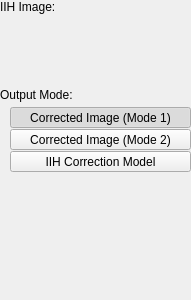
<?xml version="1.0" encoding="UTF-8"?>
<ui version="4.0">
 <class>FilterWidget</class>
 <widget class="QWidget" name="FilterWidget">
  <property name="geometry">
   <rect>
    <x>0</x>
    <y>0</y>
    <width>191</width>
    <height>300</height>
   </rect>
  </property>
  <property name="windowTitle">
   <string>Form</string>
  </property>
  <layout class="QVBoxLayout" name="verticalLayout" stretch="0,1">
   <property name="spacing">
    <number>0</number>
   </property>
   <property name="leftMargin">
    <number>0</number>
   </property>
   <property name="topMargin">
    <number>0</number>
   </property>
   <property name="rightMargin">
    <number>0</number>
   </property>
   <property name="bottomMargin">
    <number>0</number>
   </property>
   <item>
    <layout class="QVBoxLayout" name="verticalLayout_6">
     <property name="spacing">
      <number>5</number>
     </property>
     <item>
      <widget class="QWidget" name="mContainerImage" native="true">
       <layout class="QVBoxLayout" name="verticalLayout_2">
        <property name="spacing">
         <number>5</number>
        </property>
        <property name="leftMargin">
         <number>0</number>
        </property>
        <property name="topMargin">
         <number>0</number>
        </property>
        <property name="rightMargin">
         <number>0</number>
        </property>
        <property name="bottomMargin">
         <number>0</number>
        </property>
        <item>
         <widget class="QLabel" name="label">
          <property name="text">
           <string>IIH Image:</string>
          </property>
         </widget>
        </item>
        <item>
         <layout class="QHBoxLayout" name="horizontalLayout">
          <property name="spacing">
           <number>0</number>
          </property>
          <property name="leftMargin">
           <number>10</number>
          </property>
          <item>
           <widget class="ibp::widgets::ImageButton" name="mButtonImage" native="true">
            <property name="sizePolicy">
             <sizepolicy hsizetype="Expanding" vsizetype="Preferred">
              <horstretch>0</horstretch>
              <verstretch>0</verstretch>
             </sizepolicy>
            </property>
            <property name="minimumSize">
             <size>
              <width>0</width>
              <height>64</height>
             </size>
            </property>
           </widget>
          </item>
         </layout>
        </item>
        <item>
         <widget class="QLabel" name="label_2">
          <property name="text">
           <string>Output Mode:</string>
          </property>
         </widget>
        </item>
        <item>
         <layout class="QVBoxLayout" name="verticalLayout_3">
          <property name="spacing">
           <number>1</number>
          </property>
          <property name="leftMargin">
           <number>10</number>
          </property>
          <item>
           <widget class="QToolButton" name="mButtonOutputModeCorrectedImageMode1">
            <property name="sizePolicy">
             <sizepolicy hsizetype="Preferred" vsizetype="Preferred">
              <horstretch>0</horstretch>
              <verstretch>0</verstretch>
             </sizepolicy>
            </property>
            <property name="text">
             <string>Corrected Image (Mode 1)</string>
            </property>
            <property name="checkable">
             <bool>true</bool>
            </property>
            <property name="checked">
             <bool>true</bool>
            </property>
            <property name="autoExclusive">
             <bool>true</bool>
            </property>
            <property name="class" stdset="0">
             <string>cFlatOptionButton</string>
            </property>
            <attribute name="buttonGroup">
             <string notr="true">buttonGroup</string>
            </attribute>
           </widget>
          </item>
          <item>
           <widget class="QToolButton" name="mButtonOutputModeCorrectedImageMode2">
            <property name="sizePolicy">
             <sizepolicy hsizetype="Preferred" vsizetype="Preferred">
              <horstretch>0</horstretch>
              <verstretch>0</verstretch>
             </sizepolicy>
            </property>
            <property name="text">
             <string>Corrected Image (Mode 2)</string>
            </property>
            <property name="checkable">
             <bool>true</bool>
            </property>
            <property name="checked">
             <bool>false</bool>
            </property>
            <property name="autoExclusive">
             <bool>true</bool>
            </property>
            <property name="class" stdset="0">
             <string>cFlatOptionButton</string>
            </property>
            <attribute name="buttonGroup">
             <string notr="true">buttonGroup</string>
            </attribute>
           </widget>
          </item>
          <item>
           <widget class="QToolButton" name="mButtonOutputModeIIHCorrectionModel">
            <property name="sizePolicy">
             <sizepolicy hsizetype="Preferred" vsizetype="Preferred">
              <horstretch>0</horstretch>
              <verstretch>0</verstretch>
             </sizepolicy>
            </property>
            <property name="text">
             <string>IIH Correction Model</string>
            </property>
            <property name="checkable">
             <bool>true</bool>
            </property>
            <property name="autoExclusive">
             <bool>true</bool>
            </property>
            <property name="class" stdset="0">
             <string>cFlatOptionButton</string>
            </property>
            <attribute name="buttonGroup">
             <string notr="true">buttonGroup</string>
            </attribute>
           </widget>
          </item>
         </layout>
        </item>
       </layout>
      </widget>
     </item>
    </layout>
   </item>
   <item>
    <spacer name="verticalSpacer">
     <property name="orientation">
      <enum>Qt::Vertical</enum>
     </property>
     <property name="sizeHint" stdset="0">
      <size>
       <width>0</width>
       <height>0</height>
      </size>
     </property>
    </spacer>
   </item>
  </layout>
 </widget>
 <customwidgets>
  <customwidget>
   <class>ibp::widgets::ImageButton</class>
   <extends>QWidget</extends>
   <header>imagebutton.h</header>
   <container>1</container>
  </customwidget>
 </customwidgets>
 <resources/>
 <connections/>
 <buttongroups>
  <buttongroup name="buttonGroup"/>
 </buttongroups>
</ui>
